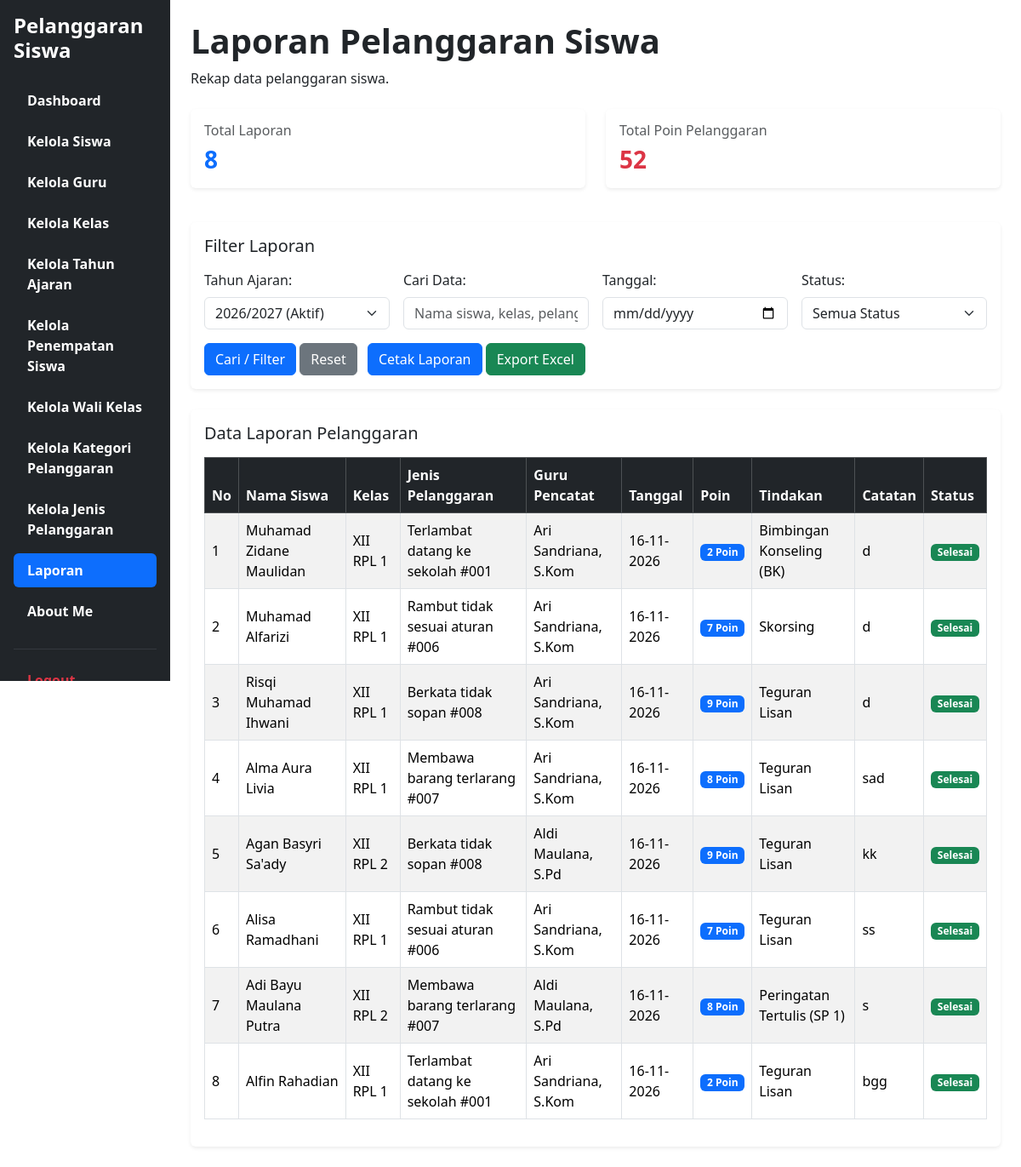
The app's page /Laporan.php (signed in) with its own data.
### tables this page shows
CREATE TABLE `t_pelanggaran_siswa` (
  `id` int(11) NOT NULL,
  `tahun_ajaran_id` int(11) DEFAULT NULL,
  `siswa_id` int(11) DEFAULT NULL,
  `nama_siswa` varchar(150) NOT NULL,
  `kelas_id` int(11) DEFAULT NULL,
  `nama_kelas` varchar(100) NOT NULL,
  `pelanggaran_id` int(11) DEFAULT NULL,
  `nama_pelanggaran` varchar(150) NOT NULL,
  `pelanggaran_kategori_id` int(11) DEFAULT NULL,
  `guru_id` int(11) DEFAULT NULL,
  `nama_guru` varchar(150) NOT NULL,
  `tanggal` date DEFAULT NULL,
  `keterangan` text NOT NULL,
  `poin` int(11) NOT NULL,
  `tindakan` text NOT NULL,
  `status` varchar(30) NOT NULL,
  `created_at` timestamp NOT NULL DEFAULT current_timestamp(),
  `updated_at` timestamp NOT NULL DEFAULT current_timestamp()
);

CREATE TABLE `t_siswa` (
  `id` int(11) NOT NULL,
  `nis` varchar(30) DEFAULT NULL,
  `nisn` varchar(20) NOT NULL,
  `nama` varchar(150) DEFAULT NULL,
  `jenis_kelamin` char(1) NOT NULL,
  `tanggal_lahir` date NOT NULL,
  `alamat` text NOT NULL,
  `status_aktif` tinyint(1) NOT NULL,
  `created_at` timestamp NOT NULL DEFAULT current_timestamp(),
  `updated_at` timestamp NOT NULL DEFAULT current_timestamp()
);

CREATE TABLE `t_guru` (
  `id` int(11) NOT NULL,
  `nip` varchar(30) NOT NULL,
  `nama` varchar(150) DEFAULT NULL,
  `email` varchar(150) NOT NULL,
  `status_aktif` tinyint(1) NOT NULL,
  `user_id` int(11) NOT NULL,
  `created_at` timestamp NOT NULL DEFAULT current_timestamp(),
  `updated_at` timestamp NOT NULL DEFAULT current_timestamp()
);

### Laporan.php (the view, shortened to what this page needs)
<?php
require_once 'config/koneksi.php';
$tahunList = $koneksi->query("SELECT id, nama, status_aktif FROM t_tahun_ajaran ORDER BY tanggal_mulai DESC, id DESC");
$tahunAktif = $koneksi->query("SELECT id FROM t_tahun_ajaran WHERE status_aktif = 1 ORDER BY id DESC LIMIT 1")->fetch_assoc();
$tahun_id = (int)($_GET['tahun_ajaran_id'] ?? ($tahunAktif['id'] ?? 0));
function e($data) {
    return htmlspecialchars((string)($data ?? ''), ENT_QUOTES, 'UTF-8');
}
$cari = trim($_GET['cari'] ?? '');
$tanggal = trim($_GET['tanggal'] ?? '');
$where = ["ps.tahun_ajaran_id = ?"];
$params = [$tahun_id];
$types = 'i';
$sql = "SELECT
            ps.id,
            s.nama AS nama_siswa,
            COALESCE(k.nama, ps.nama_kelas, '-') AS nama_kelas,
            COALESCE(p.nama, ps.nama_pelanggaran, '-') AS nama_pelanggaran,
            g.nama AS nama_guru,
            ps.tanggal,
            ps.poin,
            ps.tindakan,
            ps.keterangan,
            ps.status
        FROM t_pelanggaran_siswa ps
        LEFT JOIN t_siswa s ON s.id = ps.siswa_id
        LEFT JOIN t_kelas_siswa ks ON ks.siswa_id = ps.siswa_id AND ks.tahun_ajaran_id = ps.tahun_ajaran_id AND ks.status_aktif = 1
        LEFT JOIN t_kelas k ON k.id = ks.kelas_id
        LEFT JOIN t_pelanggaran p ON p.id = ps.pelanggaran_id
        LEFT JOIN t_guru g ON g.id = ps.guru_id";
if (!empty($where)) {
    $sql .= " WHERE " . implode(" AND ", $where);
}
$sql .= " GROUP BY ps.id ORDER BY ps.tanggal DESC, ps.id DESC";
$stmt = $koneksi->prepare($sql);
if (!empty($params)) {
    $stmt->bind_param($types, ...$params);
}
$stmt->execute();
$result = $stmt->get_result();
$data = [];
$total_poin = 0;
while ($row = $result->fetch_assoc()) {
    $data[] = $row;
    $total_poin += (int)$row['poin'];
}
?>
<!DOCTYPE html>
<html lang="id">
<head>
    <link href="https://cdn.jsdelivr.net/npm/bootstrap@5.3.8/dist/css/bootstrap.min.css" rel="stylesheet">
    <link rel="stylesheet" href="https://cdn.datatables.net/2.3.4/css/dataTables.bootstrap5.min.css">
</head>
<body>
<div class="container-fluid">
    <div class="row">
        <div class="col-md-3 col-lg-2 bg-dark min-vh-100 p-3 sticky-top" style="top: 0; height: 100vh; overflow-y: auto;">
            <h4 class="text-white fw-bold mb-4">Pelanggaran Siswa</h4>
            <ul class="nav nav-pills flex-column">
                <li class="nav-item mb-2">
                    <a href="dashboard.php" class="nav-link text-white"><span class="fw-bold">Dashboard</span></a>
                </li>
                <?php if (strtolower($_SESSION['role'] ?? '') === 'admin'): ?>
                    <li class="nav-item mb-2"><a href="Kelola_Siswa.php" class="nav-link text-white"><span class="fw-bold">Kelola Siswa</span></a></li>
                    <li class="nav-item mb-2"><a href="Kelola_Guru.php" class="nav-link text-white"><span class="fw-bold">Kelola Guru</span></a></li>
                    <li class="nav-item mb-2"><a href="Kelola_Kelas.php" class="nav-link text-white"><span class="fw-bold">Kelola Kelas</span></a></li>
                    <li class="nav-item mb-2"><a href="Kelola_Tahun_Ajaran.php" class="nav-link text-white"><span class="fw-bold">Kelola Tahun Ajaran</span></a></li>
                    <li class="nav-item mb-2"><a href="Kelola_Penempatan_Siswa.php" class="nav-link text-white"><span class="fw-bold">Kelola Penempatan Siswa</span></a></li>
                    <li class="nav-item mb-2"><a href="Kelola_Wali_Kelas.php" class="nav-link text-white"><span class="fw-bold">Kelola Wali Kelas</span></a></li>
                    <li class="nav-item mb-2"><a href="Kelola_Kategori_Pelanggaran.php" class="nav-link text-white"><span class="fw-bold">Kelola Kategori Pelanggaran</span></a></li>
                    <li class="nav-item mb-2"><a href="Kelola_Jenis_Pelanggaran.php" class="nav-link text-white"><span class="fw-bold">Kelola Jenis Pelanggaran</span></a></li>
                    <li class="nav-item mb-2"><a href="Laporan.php" class="nav-link active"><span class="fw-bold">Laporan</span></a></li>
                    <li class="nav-item mb-2"><a href="about_me.php" class="nav-link text-white"><span class="fw-bold">About Me</span></a></li>
                <?php endif; ?>
                <hr class="text-secondary">
                <li class="nav-item">
                    <a href="logout.php" class="nav-link text-danger"><span class="fw-bold">Logout</span></a>
                </li>
            </ul>
        </div>
        <main class="col-md-9 col-lg-10 p-4">
            <div class="mb-4">
                <h1><strong>Laporan Pelanggaran Siswa</strong></h1>
                <p>Rekap data pelanggaran siswa.</p>
            </div>
            <div class="row mb-4">
                <div class="col-md-6 mb-3">
                    <div class="card shadow-sm border-0">
                        <div class="card-body">
                            <h6 class="text-muted">Total Laporan</h6>
                            <h3 class="text-primary fw-bold mb-0"><?= count($data) ?></h3>
                        </div>
                    </div>
                </div>
                <div class="col-md-6 mb-3">
                    <div class="card shadow-sm border-0">
                        <div class="card-body">
                            <h6 class="text-muted">Total Poin Pelanggaran</h6>
                            <h3 class="text-danger fw-bold mb-0"><?= $total_poin ?></h3>
                        </div>
                    </div>
                </div>
            </div>
            <div class="card shadow-sm mb-4 border-0">
                <div class="card-body">
                    <h5 class="mb-3">Filter Laporan</h5>
                    <form method="GET" action="Laporan.php" class="row g-3">
                        <div class="col-md-3">
                            <label class="form-label">Tahun Ajaran:</label>
                            <select name="tahun_ajaran_id" class="form-select">
                                <?php while ($th = $tahunList->fetch_assoc()): ?>
                                    <option value="<?= (int)$th['id'] ?>" <?= $tahun_id === (int)$th['id'] ? 'selected' : '' ?>>
                                        <?= e($th['nama']) ?><?= (int)$th['status_aktif'] === 1 ? ' (Aktif)' : '' ?>
                                    </option>
                                <?php endwhile; ?>
                            </select>
                        </div>
                        <div class="col-md-3">
                            <label class="form-label">Cari Data:</label>
                            <input type="text" name="cari" class="form-control"
                                   value="<?= e($cari) ?>"
                                   placeholder="Nama siswa, kelas, pelanggaran">
                        </div>
                        <div class="col-md-3">
                            <label class="form-label">Tanggal:</label>
                            <input type="date" name="tanggal" class="form-control" value="<?= e($tanggal) ?>">
                        </div>
                        <div class="col-md-3">
                            <label class="form-label">Status:</label>
                            <select name="status" class="form-select">
                                <option value="">Semua Status</option>
                            </select>
                        </div>
                        <div class="col-12 mt-3">
                            <button type="submit" class="btn btn-primary">Cari / Filter</button>
                            <a href="Laporan.php" class="btn btn-secondary">Reset</a>
                            <button type="button" onclick="window.print()" class="btn btn-primary ms-2">Cetak Laporan</button>
                            <a href="?<?= e(http_build_query(array_merge($_GET, ['export' => 'csv']))) ?>" class="btn btn-success text-white">Export Excel</a>
                        </div>
                    </form>
                </div>
            </div>
            <div class="card shadow-sm border-0">
                <div class="card-body">
                    <h5 class="mb-3">Data Laporan Pelanggaran</h5>
                    <div class="table-responsive">
                        <table id="tabelLaporan" class="table table-hover table-striped table-bordered align-middle w-100">
                            <thead class="table-dark">
                                <tr>
                                    <th>No</th>
                                    <th>Nama Siswa</th>
                                    <th>Kelas</th>
                                    <th>Jenis Pelanggaran</th>
                                    <th>Guru Pencatat</th>
                                    <th>Tanggal</th>
                                    <th>Poin</th>
                                    <th>Tindakan</th>
                                    <th>Catatan</th>
                                    <th>Status</th>
                                </tr>
                            </thead>
                            <tbody>
                                <?php if (count($data) > 0): ?>
                                    <?php foreach ($data as $i => $row): ?>
                                        <tr>
                                            <td><?= $i + 1 ?></td>
                                            <td><?= e($row['nama_siswa']) ?></td>
                                            <td><?= e($row['nama_kelas']) ?></td>
                                            <td><?= e($row['nama_pelanggaran']) ?></td>
                                            <td><?= e($row['nama_guru']) ?></td>
                                            <td>
                                                <?= !empty($row['tanggal'])
                                                    ? e(date('d-m-Y', strtotime($row['tanggal'])))
                                                    : '-' ?>
                                            </td>
                                            <td>
                                                <span class="badge bg-primary">
                                                    <?= (int)$row['poin'] ?> Poin
                                                </span>
                                            </td>
                                            <td><?= e($row['tindakan']) ?></td>
                                            <td><?= e($row['keterangan']) ?></td>
                                            <td>
                                                <?php if (strtolower($row['status']) === 'selesai'): ?>
                                                    <span class="badge bg-success">Selesai</span>
                                                <?php elseif (strtolower($row['status']) === 'diproses'): ?>
                                                    <span class="badge bg-warning text-dark">Diproses</span>
                                                <?php else: ?>
                                                    <span class="badge bg-secondary"><?= e(ucfirst($row['status'])) ?></span>
                                                <?php endif; ?>
                                            </td>
                                        </tr>
                                    <?php endforeach; ?>
                                <?php endif; ?>
                            </tbody>
                        </table>
                    </div>
                </div>
            </div>
        </main>
    </div>
</div>
</body>
</html>

### records on screen
t_pelanggaran_siswa: siswa.nama "Muhamad Zidane Maulidan", nama_kelas "XII RPL 1", nama_pelanggaran "Terlambat datang ke sekolah #001", guru.nama "Ari Sandriana, S.Kom", tanggal "16-11-2026", poin "2", tindakan "Bimbingan Konseling (BK)", keterangan "d", status "Selesai"
t_pelanggaran_siswa: siswa.nama "Muhamad Alfarizi", nama_kelas "XII RPL 1", nama_pelanggaran "Rambut tidak sesuai aturan #006", guru.nama "Ari Sandriana, S.Kom", tanggal "16-11-2026", poin "7", tindakan "Skorsing", keterangan "d", status "Selesai"
t_pelanggaran_siswa: siswa.nama "Risqi Muhamad Ihwani", nama_kelas "XII RPL 1", nama_pelanggaran "Berkata tidak sopan #008", guru.nama "Ari Sandriana, S.Kom", tanggal "16-11-2026", poin "9", tindakan "Teguran Lisan", keterangan "d", status "Selesai"
t_pelanggaran_siswa: siswa.nama "Alma Aura Livia", nama_kelas "XII RPL 1", nama_pelanggaran "Membawa barang terlarang #007", guru.nama "Ari Sandriana, S.Kom", tanggal "16-11-2026", poin "8", tindakan "Teguran Lisan", keterangan "sad", status "Selesai"
t_pelanggaran_siswa: siswa.nama "Agan Basyri Sa'ady", nama_kelas "XII RPL 2", nama_pelanggaran "Berkata tidak sopan #008", guru.nama "Aldi Maulana, S.Pd", tanggal "16-11-2026", poin "9", tindakan "Teguran Lisan", keterangan "kk", status "Selesai"
t_pelanggaran_siswa: siswa.nama "Alisa Ramadhani", nama_kelas "XII RPL 1", nama_pelanggaran "Rambut tidak sesuai aturan #006", guru.nama "Ari Sandriana, S.Kom", tanggal "16-11-2026", poin "7", tindakan "Teguran Lisan", keterangan "ss", status "Selesai"
t_pelanggaran_siswa: siswa.nama "Adi Bayu Maulana Putra", nama_kelas "XII RPL 2", nama_pelanggaran "Membawa barang terlarang #007", guru.nama "Aldi Maulana, S.Pd", tanggal "16-11-2026", poin "8", tindakan "Peringatan Tertulis (SP 1)", keterangan "s", status "Selesai"
t_pelanggaran_siswa: siswa.nama "Alfin Rahadian", nama_kelas "XII RPL 1", nama_pelanggaran "Terlambat datang ke sekolah #001", guru.nama "Ari Sandriana, S.Kom", tanggal "16-11-2026", poin "2", tindakan "Teguran Lisan", keterangan "bgg", status "Selesai"

### other values on screen
count($data) "8"
$total_poin "52"
form field tahun_ajaran_id "2026/2027 (Aktif)"
